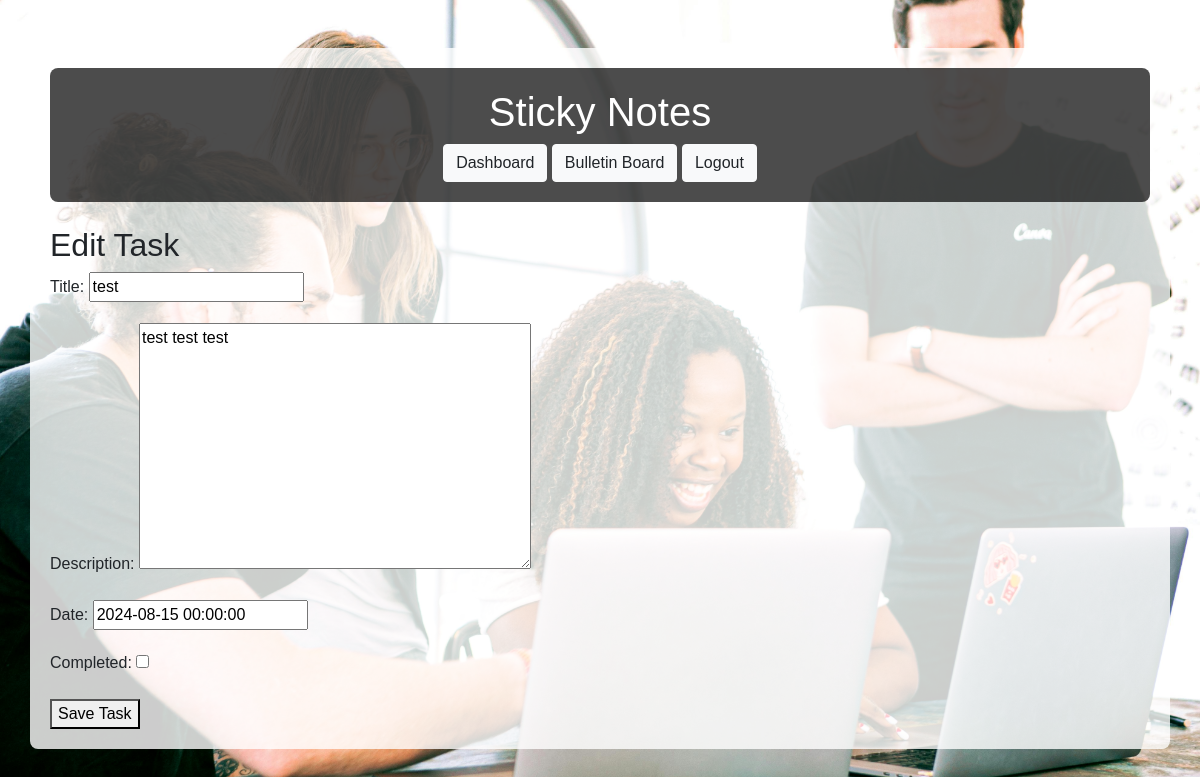
Page /tasks/edit/5/ (signed in) on the committed database.
### the_app/models.py (models this page shows, shortened)
class Task(models.Model):
    user = models.ForeignKey(User, on_delete=models.CASCADE)
    title = models.CharField(max_length=255)
    description = models.TextField(blank=True, null=True)
    date = models.DateTimeField()
    completed = models.BooleanField(default=False)

### the_app/views.py (the view)
# urls.py: path('tasks/edit/<int:task_id>/', views.task_edit, name='task_edit'),
@login_required
def task_edit(request, task_id):
    task = Task.objects.get(id=task_id, user=request.user)
    if request.method == 'POST':
        form = TaskForm(request.POST, instance=task)
        if form.is_valid():
            form.save()
            return redirect('task_list')
    else:
        form = TaskForm(instance=task)
    return render(request, 'the_app/task_edit.html',
                  {'form': form, 'task': task})

### the_app/forms.py
class TaskForm(forms.ModelForm):
    class Meta:
        model = Task
        fields = ['title', 'description', 'date', 'completed']

### the_app/templates/the_app/task_edit.html (shortened to what this page needs)
{% extends 'the_app/base.html' %}
{% block content %}
<h2>Edit Task</h2>
<form method="post">
    {{ form.as_p }}
    <button type="submit">Save Task</button>
</form>
{% endblock %}

### the_app/static/css/style.css (style rules this page uses)
body { margin: 0; padding: 0; font-family: Arial, sans-serif; }

### rows in the picture
Task: title "test", description "test test test", date "2024-08-15 00:00:00"
